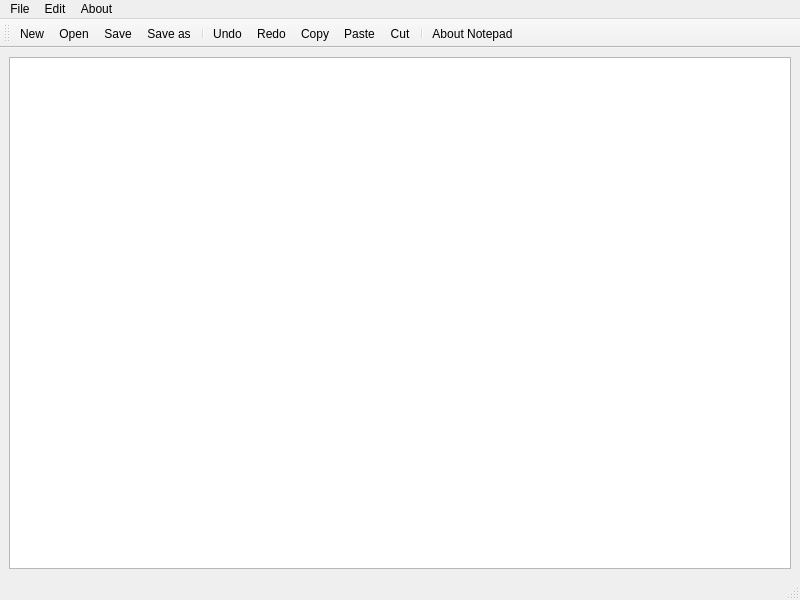
<?xml version="1.0" encoding="UTF-8"?>
<ui version="4.0">
 <class>MainWindow</class>
 <widget class="QMainWindow" name="MainWindow">
  <property name="geometry">
   <rect>
    <x>0</x>
    <y>0</y>
    <width>800</width>
    <height>600</height>
   </rect>
  </property>
  <property name="windowTitle">
   <string>MainWindow</string>
  </property>
  <widget class="QWidget" name="centralwidget">
   <layout class="QHBoxLayout" name="horizontalLayout">
    <item>
     <widget class="QTextEdit" name="textEdit"/>
    </item>
   </layout>
  </widget>
  <widget class="QMenuBar" name="menubar">
   <property name="geometry">
    <rect>
     <x>0</x>
     <y>0</y>
     <width>800</width>
     <height>26</height>
    </rect>
   </property>
   <widget class="QMenu" name="menuFile">
    <property name="title">
     <string>File</string>
    </property>
    <addaction name="actionNew"/>
    <addaction name="actionOpen"/>
    <addaction name="separator"/>
    <addaction name="actionSave"/>
    <addaction name="actionSave_as"/>
   </widget>
   <widget class="QMenu" name="menuView">
    <property name="title">
     <string>Edit</string>
    </property>
    <addaction name="actionUndo"/>
    <addaction name="actionRedo"/>
    <addaction name="separator"/>
    <addaction name="actionCut"/>
    <addaction name="actionCopy"/>
    <addaction name="actionPaste"/>
   </widget>
   <widget class="QMenu" name="menuAbout">
    <property name="title">
     <string>About</string>
    </property>
    <addaction name="actionAbout_Notepad"/>
   </widget>
   <addaction name="menuFile"/>
   <addaction name="menuView"/>
   <addaction name="menuAbout"/>
  </widget>
  <widget class="QStatusBar" name="statusbar"/>
  <widget class="QToolBar" name="toolBar">
   <property name="windowTitle">
    <string>toolBar</string>
   </property>
   <attribute name="toolBarArea">
    <enum>TopToolBarArea</enum>
   </attribute>
   <attribute name="toolBarBreak">
    <bool>false</bool>
   </attribute>
   <addaction name="actionNew"/>
   <addaction name="actionOpen"/>
   <addaction name="actionSave"/>
   <addaction name="actionSave_as"/>
   <addaction name="separator"/>
   <addaction name="actionUndo"/>
   <addaction name="actionRedo"/>
   <addaction name="actionCopy"/>
   <addaction name="actionPaste"/>
   <addaction name="actionCut"/>
   <addaction name="separator"/>
   <addaction name="actionAbout_Notepad"/>
  </widget>
  <action name="actionNew">
   <property name="icon">
    <iconset resource="assets.qrc">
     <normaloff>:/assets/icons/new.png</normaloff>:/assets/icons/new.png</iconset>
   </property>
   <property name="text">
    <string>New</string>
   </property>
  </action>
  <action name="actionOpen">
   <property name="icon">
    <iconset resource="assets.qrc">
     <normaloff>:/assets/icons/open-folder.png</normaloff>:/assets/icons/open-folder.png</iconset>
   </property>
   <property name="text">
    <string>Open</string>
   </property>
  </action>
  <action name="actionSave">
   <property name="icon">
    <iconset resource="assets.qrc">
     <normaloff>:/assets/icons/save.png</normaloff>:/assets/icons/save.png</iconset>
   </property>
   <property name="text">
    <string>Save</string>
   </property>
  </action>
  <action name="actionSave_as">
   <property name="icon">
    <iconset resource="assets.qrc">
     <normaloff>:/assets/icons/save-as.png</normaloff>:/assets/icons/save-as.png</iconset>
   </property>
   <property name="text">
    <string>Save as</string>
   </property>
  </action>
  <action name="actionUndo">
   <property name="icon">
    <iconset resource="assets.qrc">
     <normaloff>:/assets/icons/undo.png</normaloff>:/assets/icons/undo.png</iconset>
   </property>
   <property name="text">
    <string>Undo</string>
   </property>
  </action>
  <action name="actionRedo">
   <property name="icon">
    <iconset resource="assets.qrc">
     <normaloff>:/assets/icons/redo.png</normaloff>:/assets/icons/redo.png</iconset>
   </property>
   <property name="text">
    <string>Redo</string>
   </property>
  </action>
  <action name="actionCut">
   <property name="icon">
    <iconset resource="assets.qrc">
     <normaloff>:/assets/icons/cutting.png</normaloff>:/assets/icons/cutting.png</iconset>
   </property>
   <property name="text">
    <string>Cut</string>
   </property>
  </action>
  <action name="actionCopy">
   <property name="icon">
    <iconset resource="assets.qrc">
     <normaloff>:/assets/icons/copy.png</normaloff>:/assets/icons/copy.png</iconset>
   </property>
   <property name="text">
    <string>Copy</string>
   </property>
  </action>
  <action name="actionPaste">
   <property name="icon">
    <iconset resource="assets.qrc">
     <normaloff>:/assets/icons/paste.png</normaloff>:/assets/icons/paste.png</iconset>
   </property>
   <property name="text">
    <string>Paste</string>
   </property>
  </action>
  <action name="actionAbout_Notepad">
   <property name="icon">
    <iconset resource="assets.qrc">
     <normaloff>:/assets/icons/about.png</normaloff>:/assets/icons/about.png</iconset>
   </property>
   <property name="text">
    <string>About Notepad</string>
   </property>
  </action>
 </widget>
 <resources>
  <include location="assets.qrc"/>
 </resources>
 <connections/>
</ui>
